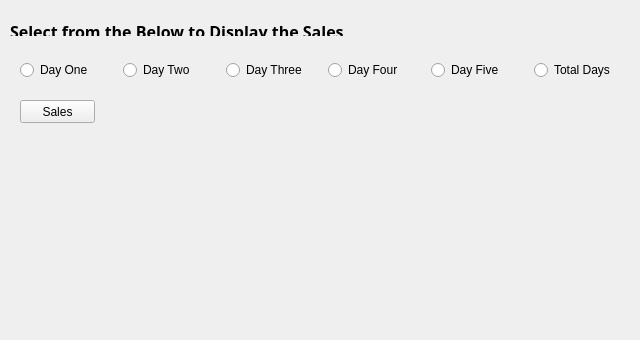
      <widget class="QWidget" name="tab_12">
       <attribute name="icon">
        <iconset resource="recource.qrc">
         <normaloff>:/rec/User Selection/bulk-order-icon-1.png</normaloff>:/rec/User Selection/bulk-order-icon-1.png</iconset>
       </attribute>
       <attribute name="title">
        <string>Total Sale</string>
       </attribute>
       <widget class="QLabel" name="total_sale_title">
        <property name="geometry">
         <rect>
          <x>10</x>
          <y>20</y>
          <width>531</width>
          <height>16</height>
         </rect>
        </property>
        <property name="font">
         <font>
          <family>Perpetua Titling MT</family>
          <pointsize>12</pointsize>
          <weight>75</weight>
          <bold>true</bold>
         </font>
        </property>
        <property name="text">
         <string>Select from the Below to Display the Sales</string>
        </property>
        <property name="textFormat">
         <enum>Qt::RichText</enum>
        </property>
       </widget>
       <widget class="QPushButton" name="total_sales_button">
        <property name="geometry">
         <rect>
          <x>20</x>
          <y>100</y>
          <width>75</width>
          <height>23</height>
         </rect>
        </property>
        <property name="text">
         <string>Sales</string>
        </property>
       </widget>
       <widget class="QWidget" name="layoutWidget_9">
        <property name="geometry">
         <rect>
          <x>20</x>
          <y>60</y>
          <width>611</width>
          <height>21</height>
         </rect>
        </property>
        <layout class="QHBoxLayout" name="horizontalLayout_3">
         <item>
          <widget class="QRadioButton" name="radioButton_day1_sales">
           <property name="text">
            <string>Day One</string>
           </property>
          </widget>
         </item>
         <item>
          <widget class="QRadioButton" name="radioButton_day2_sales">
           <property name="text">
            <string>Day Two</string>
           </property>
          </widget>
         </item>
         <item>
          <widget class="QRadioButton" name="radioButton_day3_sales">
           <property name="text">
            <string>Day Three</string>
           </property>
          </widget>
         </item>
         <item>
          <widget class="QRadioButton" name="radioButton_day4_sales">
           <property name="text">
            <string>Day Four</string>
           </property>
          </widget>
         </item>
         <item>
          <widget class="QRadioButton" name="radioButton_day5_sales">
           <property name="text">
            <string>Day Five</string>
           </property>
          </widget>
         </item>
         <item>
          <widget class="QRadioButton" name="radioButton_total_sale">
           <property name="text">
            <string>Total Days</string>
           </property>
          </widget>
         </item>
        </layout>
       </widget>
       <widget class="QWidget" name="layoutWidget_10">
        <property name="geometry">
         <rect>
          <x>20</x>
          <y>150</y>
          <width>331</width>
          <height>181</height>
         </rect>
        </property>
        <layout class="QVBoxLayout" name="verticalLayout_5">
         <item>
          <layout class="QHBoxLayout" name="horizontalLayout_4">
           <item>
            <widget class="QLabel" name="day1_sales_label">
             <property name="text">
              <string/>
             </property>
            </widget>
           </item>
           <item>
            <widget class="QLabel" name="day1_sales_line_edit">
             <property name="text">
              <string/>
             </property>
            </widget>
           </item>
          </layout>
         </item>
         <item>
          <layout class="QHBoxLayout" name="horizontalLayout_7">
           <item>
            <widget class="QLabel" name="day2_sales_label">
             <property name="text">
              <string/>
             </property>
            </widget>
           </item>
           <item>
            <widget class="QLabel" name="day2_sales_line_edit">
             <property name="text">
              <string/>
             </property>
            </widget>
           </item>
          </layout>
         </item>
         <item>
          <layout class="QHBoxLayout" name="horizontalLayout_11">
           <item>
            <widget class="QLabel" name="day3_sales_label">
             <property name="text">
              <string/>
             </property>
            </widget>
           </item>
           <item>
            <widget class="QLabel" name="day3_sales_line_edit">
             <property name="text">
              <string/>
             </property>
            </widget>
           </item>
          </layout>
         </item>
         <item>
          <layout class="QHBoxLayout" name="horizontalLayout_10">
           <item>
            <widget class="QLabel" name="day4_sales_label">
             <property name="text">
              <string/>
             </property>
            </widget>
           </item>
           <item>
            <widget class="QLabel" name="day4_sales_line_edit">
             <property name="text">
              <string/>
             </property>
            </widget>
           </item>
          </layout>
         </item>
         <item>
          <layout class="QHBoxLayout" name="horizontalLayout_12">
           <item>
            <widget class="QLabel" name="day5_sales_label">
             <property name="text">
              <string/>
             </property>
            </widget>
           </item>
           <item>
            <widget class="QLabel" name="day5_sales_line_edit">
             <property name="text">
              <string/>
             </property>
            </widget>
           </item>
          </layout>
         </item>
         <item>
          <layout class="QHBoxLayout" name="horizontalLayout_13">
           <item>
            <widget class="QLabel" name="sales_total_label">
             <property name="text">
              <string/>
             </property>
            </widget>
           </item>
           <item>
            <widget class="QLabel" name="sales_total_line_edit">
             <property name="text">
              <string/>
             </property>
            </widget>
           </item>
          </layout>
         </item>
        </layout>
       </widget>
       <zorder>layoutWidget_9</zorder>
       <zorder>layoutWidget_10</zorder>
       <zorder>total_sale_title</zorder>
       <zorder>total_sales_button</zorder>
      </widget>
